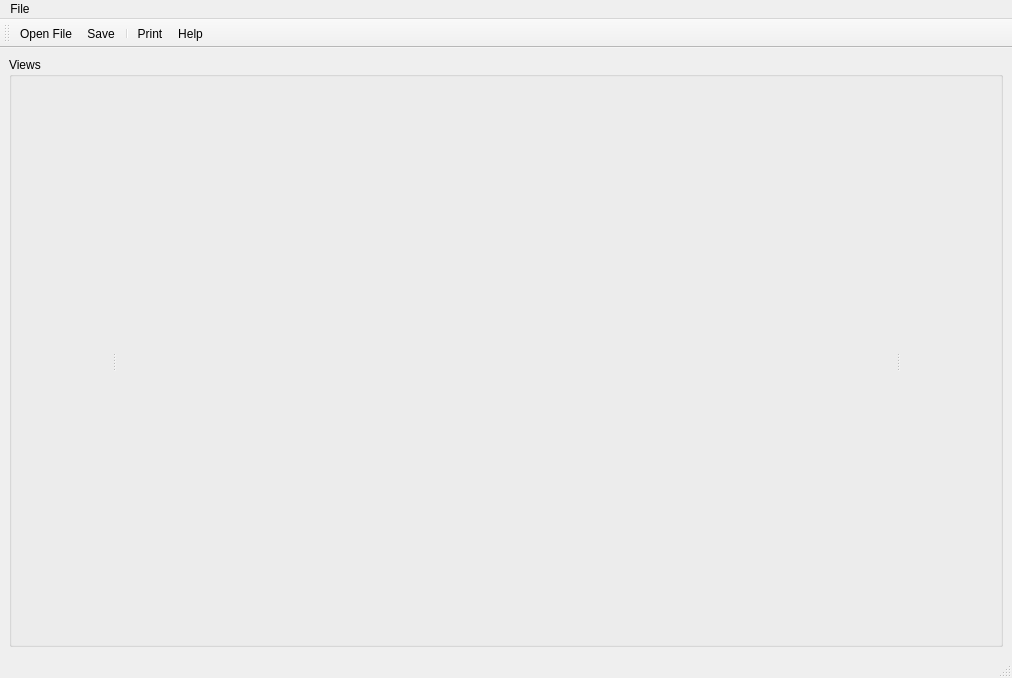
<?xml version="1.0" encoding="UTF-8"?>
<ui version="4.0">
 <class>Mesh3d</class>
 <widget class="QMainWindow" name="Mesh3d">
  <property name="geometry">
   <rect>
    <x>0</x>
    <y>0</y>
    <width>1012</width>
    <height>678</height>
   </rect>
  </property>
  <property name="windowTitle">
   <string>Mesh3d</string>
  </property>
  <property name="windowIcon">
   <iconset resource="../femflow/Icons/icons.qrc">
    <normaloff>:/Icons/help.png</normaloff>:/Icons/help.png</iconset>
  </property>
  <property name="iconSize">
   <size>
    <width>22</width>
    <height>22</height>
   </size>
  </property>
  <widget class="QWidget" name="centralwidget">
   <property name="maximumSize">
    <size>
     <width>16777215</width>
     <height>16777215</height>
    </size>
   </property>
   <layout class="QGridLayout" name="gridLayout">
    <item row="0" column="0">
     <widget class="QGroupBox" name="groupBoxGraph">
      <property name="sizePolicy">
       <sizepolicy hsizetype="Expanding" vsizetype="Expanding">
        <horstretch>1</horstretch>
        <verstretch>1</verstretch>
       </sizepolicy>
      </property>
      <property name="title">
       <string>Views</string>
      </property>
      <layout class="QVBoxLayout">
       <property name="spacing">
        <number>0</number>
       </property>
       <property name="leftMargin">
        <number>0</number>
       </property>
       <property name="topMargin">
        <number>0</number>
       </property>
       <property name="rightMargin">
        <number>0</number>
       </property>
       <property name="bottomMargin">
        <number>0</number>
       </property>
       <item>
        <widget class="QSplitter" name="splitter">
         <property name="orientation">
          <enum>Qt::Horizontal</enum>
         </property>
         <widget class="QFrame" name="tableFrame">
          <property name="minimumSize">
           <size>
            <width>100</width>
            <height>0</height>
           </size>
          </property>
          <layout class="QVBoxLayout">
           <property name="spacing">
            <number>0</number>
           </property>
           <property name="leftMargin">
            <number>0</number>
           </property>
           <property name="topMargin">
            <number>0</number>
           </property>
           <property name="rightMargin">
            <number>0</number>
           </property>
           <property name="bottomMargin">
            <number>0</number>
           </property>
          </layout>
         </widget>
         <widget class="QVTKOpenGLNativeWidget" name="qvtkWidget" native="true">
          <property name="sizePolicy">
           <sizepolicy hsizetype="Expanding" vsizetype="Expanding">
            <horstretch>1</horstretch>
            <verstretch>1</verstretch>
           </sizepolicy>
          </property>
          <property name="minimumSize">
           <size>
            <width>20</width>
            <height>20</height>
           </size>
          </property>
         </widget>
         <widget class="QWidget" name="widget" native="true"/>
        </widget>
       </item>
      </layout>
     </widget>
    </item>
   </layout>
  </widget>
  <widget class="QMenuBar" name="menubar">
   <property name="geometry">
    <rect>
     <x>0</x>
     <y>0</y>
     <width>1012</width>
     <height>20</height>
    </rect>
   </property>
   <widget class="QMenu" name="menuFile">
    <property name="title">
     <string>File</string>
    </property>
    <addaction name="actionOpenFile"/>
    <addaction name="actionSave"/>
    <addaction name="separator"/>
    <addaction name="actionPrint"/>
    <addaction name="actionHelp"/>
    <addaction name="actionExit"/>
   </widget>
   <addaction name="menuFile"/>
  </widget>
  <widget class="QStatusBar" name="statusbar"/>
  <widget class="QToolBar" name="toolBar">
   <property name="orientation">
    <enum>Qt::Horizontal</enum>
   </property>
   <property name="iconSize">
    <size>
     <width>22</width>
     <height>22</height>
    </size>
   </property>
   <attribute name="toolBarArea">
    <enum>TopToolBarArea</enum>
   </attribute>
   <attribute name="toolBarBreak">
    <bool>false</bool>
   </attribute>
   <addaction name="actionOpenFile"/>
   <addaction name="actionSave"/>
   <addaction name="separator"/>
   <addaction name="actionPrint"/>
   <addaction name="actionHelp"/>
  </widget>
  <action name="actionOpenFile">
   <property name="enabled">
    <bool>true</bool>
   </property>
   <property name="icon">
    <iconset resource="../femflow/Icons/icons.qrc">
     <normaloff>:/Icons/fileopen.png</normaloff>:/Icons/fileopen.png</iconset>
   </property>
   <property name="text">
    <string>Open File...</string>
   </property>
  </action>
  <action name="actionExit">
   <property name="text">
    <string>Exit</string>
   </property>
  </action>
  <action name="actionPrint">
   <property name="icon">
    <iconset resource="../femflow/Icons/icons.qrc">
     <normaloff>:/Icons/print.png</normaloff>:/Icons/print.png</iconset>
   </property>
   <property name="text">
    <string>Print</string>
   </property>
  </action>
  <action name="actionHelp">
   <property name="icon">
    <iconset resource="../femflow/Icons/icons.qrc">
     <normaloff>:/Icons/help.png</normaloff>:/Icons/help.png</iconset>
   </property>
   <property name="text">
    <string>Help</string>
   </property>
  </action>
  <action name="actionSave">
   <property name="icon">
    <iconset resource="../femflow/Icons/icons.qrc">
     <normaloff>:/Icons/filesave.png</normaloff>:/Icons/filesave.png</iconset>
   </property>
   <property name="text">
    <string>Save</string>
   </property>
  </action>
 </widget>
 <customwidgets>
  <customwidget>
   <class>QVTKOpenGLNativeWidget</class>
   <extends>QWidget</extends>
   <header>QVTKOpenGLNativeWidget.h</header>
  </customwidget>
 </customwidgets>
 <resources>
  <include location="../femflow/Icons/icons.qrc"/>
 </resources>
 <connections/>
</ui>
